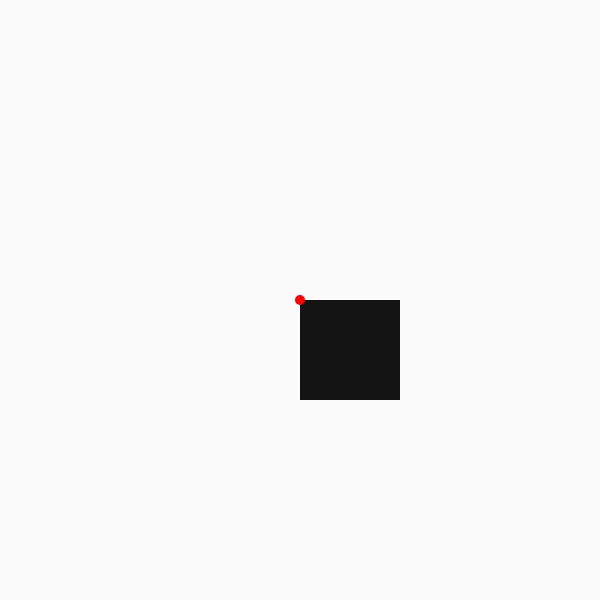
Frame 1 (no input)
Frame 60 (no input): identical to frame 1, image omitted
Frame 120 (the mouse pressed at the canvas centre since frame 60): identical to frame 1, image omitted

The p5.js sketch that drew this single still picture (run headless with seeded random() and noise() and a simulated clock; from frame 60 on, the mouse is pressed at the canvas centre):

// p5.js sketch
// ── sketch.js
function setup() {
  createCanvas(600, 600);
  noStroke();
}

function draw() {
  background(250);

  fill(20);
  rect(width * 0.5, height * 0.5, 100, 100);

  fill(255, 0, 0);
  ellipse(width * 0.5, height * 0.5, 10, 10);
}
